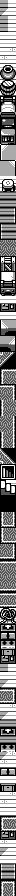

A level layout from a 2D game, rendered from its tile map. Below: a short description, then the map file with its tile-grid data intact:
An orthogonal 2x112 tile map with 8x8 px tiles, 1 tile layer (metatiles).

<map height="112" orientation="orthogonal" renderorder="right-down" tileheight="8" tilewidth="8" width="2">
	<tileset firstgid="1" tilewidth="8" tileheight="8">
		<image source="../../../gfx/tilesets/gfx_054_6dc0.png" />
	</tileset>
	<layer height="112" id="1" name="metatiles" width="2">
		<data encoding="csv">
2, 4,
3, 4,
2, 4,
2, 4,
4, 4,
4, 4,
4, 5,
5, 4,
6, 8,
7, 9,
10, 12,
11, 13,
14, 16,
15, 17,
18, 20,
19, 21,
22, 24,
23, 25,
26, 28,
27, 29,
28, 30,
29, 31,
32, 34,
33, 35,
36, 36,
36, 36,
36, 37,
36, 38,
39, 36,
40, 36,
41, 41,
41, 41,
42, 44,
43, 45,
46, 48,
47, 49,
50, 51,
4, 4,
52, 53,
4, 4,
54, 29,
55, 56,
29, 57,
56, 58,
59, 61,
60, 62,
63, 65,
64, 41,
65, 66,
41, 67,
64, 41,
64, 41,
41, 67,
41, 67,
64, 67,
64, 67,
68, 62,
69, 68,
70, 72,
71, 73,
74, 76,
75, 77,
62, 62,
62, 62,
64, 67,
78, 79,
64, 41,
78, 80,
41, 67,
80, 79,
65, 65,
41, 41,
41, 41,
80, 80,
65, 65,
80, 80,
81, 83,
82, 84,
85, 87,
86, 88,
89, 91,
90, 92,
52, 53,
2, 4,
4, 4,
3, 4,
65, 66,
80, 79,
4, 5,
3, 4,
36, 36,
85, 87,
36, 36,
89, 91,
3, 5,
5, 4,
86, 88,
4, 4,
90, 92,
4, 5,
5, 4,
4, 4,
63, 65,
78, 80,
52, 53,
5, 4,
3, 4,
4, 4,
39, 37,
40, 38,
63, 66,
64, 67</data>
	</layer>
</map>
